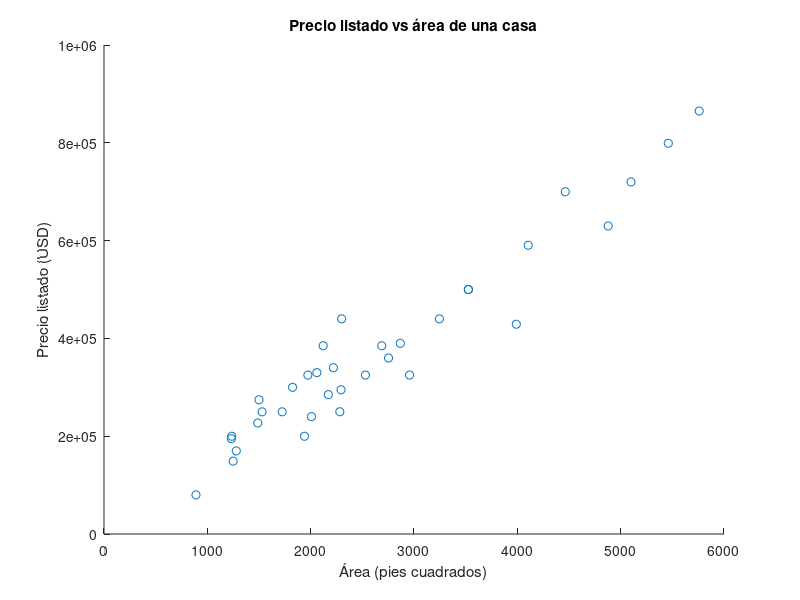

The MATLAB script that drew this image: (Note: this script raises an error after producing the figure.)
%% Regresión: Conceptos Básicos
% Regresión Lineal Simple
load LinearData.mat x y                     % Cargar datos desde un archivo MAT
figure;
scatter(x,y)                                % Graficar los puntos de datos
xlabel("Área (pies cuadrados)")             % Etiquetar el eje X
ylabel("Precio listado (USD)")              % Etiquetar el eje Y
title("Precio listado vs área de una casa") % Agregar un título
%   Reflexión: ¿Ves alguna tendencia o patrón en los datos?
%% 
% Aquí tienes una variable dependiente (precio) y una independiente (área) que 
% parecen estar correlacionadas linealmente. Este es un problema de regresión lineal simple,
% que utiliza una línea recta para modelar la relación entre una variable dependiente (y)
% y una independiente (x):
%
% y = a0 + a1*x

load LinearData.mat x y 
a1 =70;            % Asignar valor al coeficiente a1
a0 =80000;         % Asignar valor al coeficiente a0

figure("Position",[0 0 800 400]);          % Configurar una figura para la gráfica
PlotFit(x,y,[a1 a0],0);                    % Llamar a la función auxiliar para graficar el ajuste polinómico y las muestras de datos
%% 
% Prueba diferentes valores de a1 y a0 para generar distintas líneas que modelen la relación.
%
% Ajusta los valores de a1 y a0 para encontrar una línea recta aproximada que modele o ajuste los datos.
%% 
% * ¿Qué tan fácil fue encontrar los mejores coeficientes?
% * ¿Cómo determinaste que esta línea es un buen ajuste para los datos?
% * ¿Ahora puedes estimar el precio de una casa con un área de 3800 pies cuadrados?
% * Según este modelo, ¿puedes predecir el valor de una casa con un área de 10000 pies cuadrados? Si es así, ¿qué suposiciones estás haciendo?

f = openfig('linearSoln.fig'); f2 = figure; set(f.Children(2),'Parent',f2)
%% 
% Mínimos Cuadrados Ordinarios
% Tu objetivo con la regresión es encontrar el mejor modelo que describa la variable dependiente
% como función de la(s) variable(s) independiente(s). Una forma de cuantificar qué tan bueno es tu modelo
% es calcular la suma de los errores cuadrados (SSE) entre los valores reales y los predichos de la variable dependiente.

load LinearData.mat x y                     % Cargar datos desde un archivo MAT
a1 = 140;                                   % Asignar valor al coeficiente a1
a0 = 4000;                                  % Asignar valor al coeficiente a0

figure("Position",[0 0 800 400]);
PlotFit(x,y,[a1 a0],1);                     % Visualizar los errores
%% 
% Sustituyendo el modelo de línea recta para los valores predichos, el objetivo de la regresión lineal simple se puede formular ahora como el siguiente problema de minimización:
% 
% $$\min_{a_0 ,a_1 } \sum_{i=1}^n {\left(y_i -\left(a_0 +a_1 x_i \right)\right)}^2$$
% 
% Puedes resolver esto analíticamente para $a_1$ y $a_0$ y obtener:
% 
% $a_1$=$\frac{\sum_{i=1}^n \left(x_i -\bar{x} \right)\left(y_i -\bar{y} \right)}{\sum_{i=1}^n 
% {\left(x_i -\bar{x} \right)}^2 }$                           
% 
% 
% 
% $$a_0 =\bar{y} -a_1 \bar{x}$$
% 
% donde
% 
% $\bar{x}$ es el promedio de todos los $x_i$
% 
% $\bar{y}$ es el promedio de todos los $y_i$
% 
% $i$ indica las muestras individuales de datos de un total de $n$ muestras
% 
% *Ejercicio:* Verifica si tu selección manual de |a1| y |a0| coincide con los valores que obtienes de esta solución analítica. Puedes hacerlo programáticamente (en modo *Code Inline*) o a mano.

xbar = mean(x)
ybar = mean(y)

% Calcula los valores de a1 y a0 usando las ecuaciones derivadas y las variables x, y, xbar y ybar.
% INGRESA EL CÓDIGO ABAJO



%% 
% 
% 
% 
% Regresión Lineal Múltiple
% Considera otra variable, además de los pies cuadrados o área de una casa, que pueda ayudar a informar los precios de la casa. Por ejemplo, puedes incluir el
% número de electrodomésticos adicionales y otras características especiales en la casa en tu análisis.
% 
% _*Tarea:* Haz clic en el botón de abajo para cargar y graficar los precios de las casas, el área y el número de características especiales en un diagrama de dispersión._

load MultivariateData.mat x1 x2 y                   % Cargar los datos
figure;
scatter3(x1,x2,y,"o")                               % Graficar los puntos de datos
xlabel("Características adicionales de la casa (#)") % Etiquetar los ejes
ylabel("Área (pies cuadrados)")
zlabel("Precio listado (USD)")                    
title("Precios de casas")                            % Agregar un título
view([-150 20])                                     % Ajustar la línea de visión
%% 
% *Reflexiona*
%% 
% * ¿Ves alguna tendencia o patrón en los datos?
%% 
% Aquí tienes una variable dependiente y dos independientes. Puedes realizar una _regresión multivariable_. Si el modelo es lineal en sus coeficientes, como la ecuación de un plano, también se llama _regresión lineal múltiple_.
% 
% $$y=ax_1 +bx_2 +c{\mathrm{x}}_3 +\ldotp \ldotp \ldotp$$
% 
% Esta vez, _estandaricemos_ las variables para facilitar la búsqueda de los coeficientes del modelo; es decir, centra y escala cada variable para que tenga una media de 0 y una desviación estándar de 1.
% 
% _*Tarea:* Usa la función_ <https://www.mathworks.com/help/matlab/ref/double.normalize.html 
% |_normalize_|> _para estandarizar las variables |x2| y |y| en los campos de edición dados a continuación._ 

load MultivariateData.mat x1 x2 y                     % Cargar los datos
x1 =normalize(x1);                                   % Estandarizar los datos para que tengan media 0 y desviación estándar 1
x2 =x2;
y = y;
%% 
% _*Tarea*: Haz clic en el botón *Run* para generar un plano con los coeficientes definidos abajo._

a =-0.2;
b =0.2;
c =0.008;

figure("Position",[0 0 800 400]);                     % Configurar una figura para la gráfica
PlotMultiFit(x1,x2,y,[a b c]);                        % Llamar a la función auxiliar para graficar el ajuste polinómico y las muestras de datos
%% 
% _*Prueba*_
%% 
% # _Usa los deslizadores para fijar los valores de los coeficientes $a$, $b$ y $c$ y generar diferentes planos para modelar la relación lineal._
% # _Fija los valores de |a|, |b| y |c| para encontrar el mejor plano que describa los datos. Esto puede ser muy desafiante. Para ayudar en el proceso, usa las herramientas de la gráfica como *Rotate* y *Pan* que aparecen en la esquina superior izquierda de la ventana de la figura._
%% 
% *Reflexiona*
%% 
% * ¿Qué tan fácil o difícil fue encontrar los mejores coeficientes para describir el modelo?
% * ¿Cómo determinaste que los coeficientes que elegiste generaron un buen ajuste?

%% 
% 
% 
% 
% Regresión No Lineal
% Existen numerosos enfoques para modelar la respuesta no lineal del rendimiento 
% del cultivo a la salinidad del suelo. En esta sección, aplicarás y compararás 
% algunos otros modelos comúnmente utilizados para estimar el rendimiento del cultivo 
% en función de la salinidad del suelo. Un modelo comúnmente utilizado es una función 
% que describe una curva en forma de S invertida:
% 
% $$y=\frac{Y_{\max } }{1+{\left(\frac{x}{a}\right)}^b }$$
% 
% $Y_{\max }$ es el rendimiento máximo (donde la salinidad no tiene efecto sobre el rendimiento)
% 
% Nota que este modelo es no lineal en sus coeficientes.

load NonlinearData.mat x y                  % Cargar datos desde un archivo MAT
%% 
% Para facilitar los cálculos, estandariza el rendimiento dividiendo por el 
% rendimiento máximo.
% 
% $$y_{\textrm{rel}} \;=\;\frac{y}{Y_{\max } }=\frac{1}{1+{\left(\frac{x}{a}\right)}^b 
% }$$
% 
% _*Tarea:* Haz clic en el botón *Run* para graficar los datos del rendimiento del cultivo y el modelo de curva S._

yRel = y./max(y);
mdl = @(x,a,b) 1./(1+(x./a).^b);
a = 1;
b = 3.2;
 

% Código para graficar las muestras de datos y el modelo ajustado
figure("Position",[0 0 800 400])
PlotNlinFit(x,yRel,a,b,mdl);
%% 
% Los modelos que no son lineales en sus parámetros desconocidos se llaman modelos 
% de regresión _no lineal_. No existe un conjunto pequeño de reglas o formas generales 
% para describir todos los modelos no lineales. Pueden adoptar muchas formas diferentes. 
% Por lo tanto, debes elegir cuidadosamente una forma funcional adecuada para tus datos 
% y problema. Esto a menudo requiere mucha investigación y conocimiento del dominio.
% 
% *Prueba*
%% 
% # _Usa los deslizadores para fijar los valores de los parámetros_ $a$ y $b$ _para modelar la relación entre |x| y |y|._
% # _Fija los valores de_ |a| y b _para encontrar la mejor curva que describa los datos._
% # _Si estás usando este script en modo *Output inline*, reemplaza la función del modelo en el cuadro de texto para modelar una de las siguientes relaciones no lineales:_
%% 
% i)     $y_{\textrm{rel}} =\;e^{\textrm{ax}-b{\mathrm{x}}^2 }$
% 
% ii)     $y_{\textrm{rel}} =1-e^{a\left({\mathrm{e}}^{\textrm{bx}} \right)}$
% 
% Intenta encontrar los parámetros del modelo $a$ y $b$ para estos modelos. Nota que estos 
% pueden estar fuera del rango de los deslizadores proporcionados.
% 
% *Reflexiona*
%% 
% * ¿Qué consideraciones podrían ser necesarias para elegir uno de los modelos 
% no lineales para estos datos? (Consulta la literatura existente sobre el tema para ayudarte a responder esta pregunta.)


%% Funciones auxiliares
% Función para graficar una regresión lineal de una variable de cualquier grado.

function yhat = PlotFit(x,y,A,ErrorFlag)

% Preparar los datos y calcular las predicciones del modelo
powers = length(A)-1:-1:0;
X = x'.^powers;
yhat = A*X';

% Graficar
plot(x,y,"o");
DispLine = sprintf("\nAjuste lineal \n" + "y = " + join(A + ["x^{"+string(powers(1:end-1))+"}",""] ," + "),"Interpreter","tex");
xlim([min(x)-0.5,max(x)+0.5]);
ylim([min(y)-0.5,max(y)+0.5]);
hold on
fplot(@(x)A*(x'.^powers)',"LineWidth",1.5);
legend("Muestras de datos",DispLine,"Location","eastoutside")
hold off
xlabel("x")
ylabel("y")
title("Modelo lineal")

if ErrorFlag
    hold on
    DispSSE = sprintf("\nErrores \nSSE = %12g",sum(yhat-y).^2);
    errorbar(x,y,min(yhat-y,0),max(yhat-y,0),".","vertical","DisplayName",DispSSE,SeriesIndex = 3);
    hold off
end

end
%% 
% Función para graficar un ajuste de plano basado en sus coeficientes.

function yhat = PlotMultiFit(x1,x2,y,coeffs)

% Separar los coeficientes en variables individuales y estimar y.
[a,b,c] = deal(coeffs(1),coeffs(2),coeffs(3));
yhat = a.*x1 + b.*x2 + c;

% Graficar
scatter3(x1,x2,y);
xlim([min(x1)-0.1,max(x1)+0.1]);
ylim([min(x2)-0.1,max(x2)+0.1]);
zlim([min(y)-0.1,max(y)+0.1]);
[X1,X2] = meshgrid(xlim,ylim);
hold on
surf(X1,X2,a.*X1 + b.*X2 + c,"FaceAlpha", 0.4,"FaceColor",[1 0.5 0.5],"EdgeColor","none");
hold off
% Anotaciones
title("Modelo lineal múltiple")
DispPlane = sprintf("\nAjuste de plano"+"\ny = " + a + "x_{1} + " + b + "x_{2} + " + c);
legend("Muestras de datos",DispPlane,"Location","eastoutside");
view([-150 20])
xlabel('x_{1}'), ylabel('x_{2}'), zlabel("y")

end
%% 
% Función para graficar un ajuste no lineal basado en la función del modelo (mdl) y dos parámetros (a,b).

function PlotNlinFit(x,yRel,a,b,mdl)
plot(x,yRel,"o");                                       % Graficar las muestras de datos
hold on
fplot(@(x)mdl(x,a,b))                                   % Graficar el modelo ajustado
hold off
title("Modelo no lineal")                               % Agregar título
xlabel("Salinidad en la zona radicular (dS/m)")         % Etiqueta del eje X
ylabel("Rendimiento relativo del cultivo")              % Etiqueta del eje Y
str = compose("$y = \\frac {1}{1+(\\frac {x}{%2g})^{%2g}}$",a,b);
legend("Muestras de datos",newline + "Ajuste curva S","Interpreter","latex")
text(10.5,0.7,str,"Interpreter","latex","FontSize",20);
end
%% 
% Función para realizar y visualizar el descenso por gradiente usando el costo de error cuadrático medio para regresión lineal.

function [a1,a0,mse] = GradientDescent(x,y,steps,LearningRate)

% Preparar variables para visualizar la superficie de la función de costo
[M,B] = meshgrid(-10:0.1:10,-10:0.1:10);
cost = arrayfun(@(m,b)CostFunc(m,b,x,y),M,B);

% Inicializar bucle
a1 = 7;                       % valor inicial de la pendiente
a0 = 7;                       % valor inicial de la ordenada al origen
n = length(x);                % número total de puntos de datos
mse = CostFunc(a1,a0,x,y);    % calcular el MSE inicial
r = logspace(-0.5,0,steps);   % intensidades de color rojo para las gráficas

% Graficar tres visualizaciones diferentes
T = tiledlayout(2,2,"TileSpacing","compact","Padding","compact");

% Gráfica 1: superficie
nexttile(T,1)
surf(M,B,cost,"EdgeColor","none")
hold on
plot3(a1,a0,mse,"*",SeriesIndex = 2);
hold off
colormap(parula(30))
view([-16 33])
xlabel("a1"), ylabel("a0"), zlabel("Costo (MSE)")

% Gráfica 2: contorno
nexttile(T,2)
contour(M,B,cost,30,"LineWidth",2)
hold on
plot(a1,a0,"*","MarkerSize",8,SeriesIndex = 2)
hold off
xlabel("a1"), ylabel("a0")

% Gráfica 3: ajuste lineal
title(T,"Descenso por gradiente")
nexttile(T,[1,2])
plot(x,y,"o")
hold on
FitLine = plot(xlim,a1.*xlim+a0,"-","LineWidth",1.5,SeriesIndex = 2);
hold off
ylim([-10,10]), xlabel("x"), ylabel("y")


for step=1:steps

    % Calcular descenso por gradiente
    pause(0.02)
    yhat = a1*x + a0;
    diff = yhat - y;
    da1 = LearningRate * sum(diff .* x) * 2 / n;
    da0 = LearningRate * sum(diff) * 2 / n;
    a1 = a1 - da1;
    a0 = a0 - da0;
    mse = CostFunc(a1,a0,x,y);

    % Graficar los nuevos datos de la iteración sobre las gráficas existentes
    nexttile(T,1)
    hold on
    plot3(a1,a0,mse,"*",SeriesIndex = 2);
    hold off

    nexttile(T,2)
    hold on
    plot(a1,a0,"*","MarkerSize",8,SeriesIndex = 2)
    hold off

    nexttile(T,3)
    FitLine.YData = a1*xlim+a0;
    title("a1 = "+a1 + ", a0 = "+a0, "MSE = "+mse)

end
end
%% 
% Función para calcular el error cuadrático medio para un ajuste lineal.

function mse = CostFunc(m,b,x,y)
yhat = m*x+b;
mse = sum((yhat-y).^2)/length(x);
end
